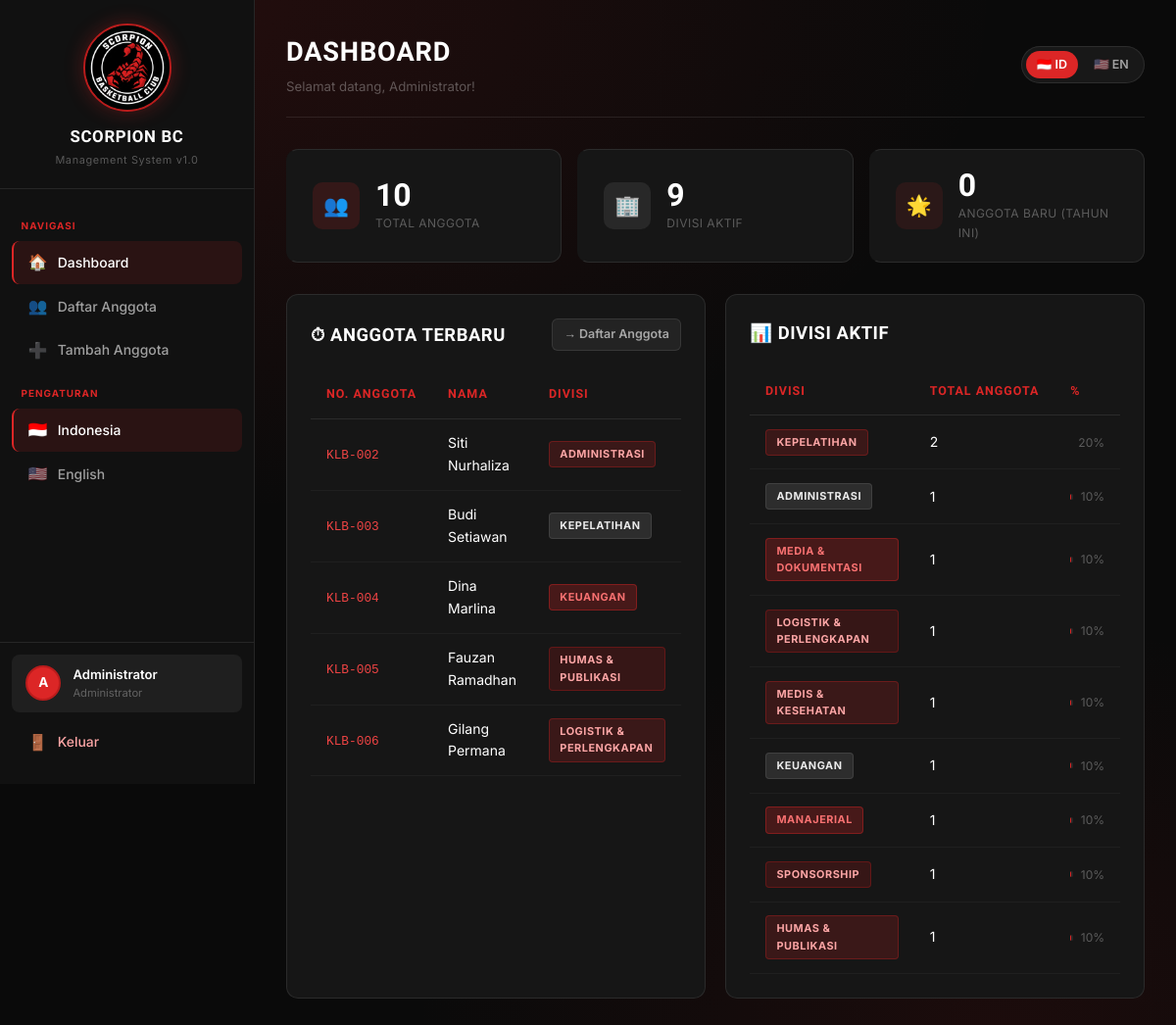
/index.php (signed in), run on the app's committed database.
### tables this page shows
CREATE TABLE IF NOT EXISTS `anggota` (
    `id`              INT UNSIGNED    NOT NULL AUTO_INCREMENT,
    `no_anggota`      VARCHAR(20)     NOT NULL UNIQUE,
    `nama`            VARCHAR(100)    NOT NULL,
    `email`           VARCHAR(150)    NOT NULL,
    `divisi`          VARCHAR(80)     NOT NULL,
    `tahun_bergabung` YEAR            NOT NULL,
    `alamat`          TEXT            NULL,
    `dibuat_pada`     DATETIME        NOT NULL DEFAULT CURRENT_TIMESTAMP,
    PRIMARY KEY (`id`)
);

### config/bahasa.php (called while the page is built, shortened)
<?php
$teks = require __DIR__ . "/../lang/" . $_SESSION["bahasa"] . ".php";
function t(string $kunci): string
{
    global $teks;
    return htmlspecialchars($teks[$kunci] ?? $kunci, ENT_QUOTES, 'UTF-8');
}

### index.php (the view, shortened to what this page needs)
<?php
require_once "config/cek_login.php";
require_once "config/layout.php";
$total   = $pdo->query("SELECT COUNT(*) FROM anggota")->fetchColumn();
$divisi  = $pdo->query("SELECT COUNT(DISTINCT divisi) FROM anggota")->fetchColumn();
$baru    = $pdo->query("SELECT COUNT(*) FROM anggota WHERE tahun_bergabung = YEAR(NOW())")->fetchColumn();
$terbaru = $pdo->query(
    "SELECT no_anggota, nama, divisi, tahun_bergabung
     FROM anggota
     ORDER BY dibuat_pada DESC
     LIMIT 5"
)->fetchAll();
$divisi_list = $pdo->query(
    "SELECT divisi, COUNT(*) as jumlah
     FROM anggota
     GROUP BY divisi
     ORDER BY jumlah DESC"
)->fetchAll();
$badge_colors = ['badge-blue','badge-green','badge-orange','badge-purple'];
?>
<div class="stats-grid">
    <div class="stat-card">
        <div class="stat-icon blue">👥</div>
        <div>
            <div class="stat-val"><?= $total ?></div>
            <div class="stat-lbl"><?= t('total_anggota') ?></div>
        </div>
    </div>
    <div class="stat-card">
        <div class="stat-icon green">🏢</div>
        <div>
            <div class="stat-val"><?= $divisi ?></div>
            <div class="stat-lbl"><?= t('divisi_aktif') ?></div>
        </div>
    </div>
    <div class="stat-card">
        <div class="stat-icon orange">🌟</div>
        <div>
            <div class="stat-val"><?= $baru ?></div>
            <div class="stat-lbl"><?= t('anggota_baru') ?></div>
        </div>
    </div>
</div>
<div style="display:grid;grid-template-columns:1fr 1fr;gap:1.25rem;flex-wrap:wrap">
    <div class="card">
        <div class="card-header">
            <span class="card-title">⏱ <?= t('aktivitas_terakhir') ?></span>
            <a href="/klub/anggota/index.php" class="btn btn-ghost btn-sm">→ <?= t('daftar_anggota') ?></a>
        </div>
        <?php if ($terbaru): ?>
        <div class="table-wrap">
            <table>
                <thead>
                    <tr>
                        <th><?= t('no_anggota') ?></th>
                        <th><?= t('nama') ?></th>
                        <th><?= t('divisi') ?></th>
                    </tr>
                </thead>
                <tbody>
                    <?php foreach ($terbaru as $i => $a): ?>
                    <tr>
                        <td><code style="color:var(--accent-light);font-size:.8rem"><?= htmlspecialchars($a['no_anggota']) ?></code></td>
                        <td><?= htmlspecialchars($a['nama']) ?></td>
                        <td><span class="badge <?= $badge_colors[$i % 4] ?>"><?= htmlspecialchars($a['divisi']) ?></span></td>
                    </tr>
                    <?php endforeach; ?>
                </tbody>
            </table>
        </div>
        <?php else: ?>
        <div class="empty-state"><div class="icon">📭</div><p><?= t('data_kosong') ?></p></div>
        <?php endif; ?>
    </div>
    <div class="card">
        <div class="card-header">
            <span class="card-title">📊 <?= t('divisi_aktif') ?></span>
        </div>
        <?php if ($divisi_list): ?>
        <div class="table-wrap">
            <table>
                <thead>
                    <tr>
                        <th><?= t('divisi') ?></th>
                        <th><?= t('total_anggota') ?></th>
                        <th>%</th>
                    </tr>
                </thead>
                <tbody>
                    <?php foreach ($divisi_list as $i => $d): ?>
                    <tr>
                        <td><span class="badge <?= $badge_colors[$i % 4] ?>"><?= htmlspecialchars($d['divisi']) ?></span></td>
                        <td><?= $d['jumlah'] ?></td>
                        <td>
                            <?php $pct = $total > 0 ? round($d['jumlah'] / $total * 100) : 0; ?>
                            <div style="display:flex;align-items:center;gap:.5rem">
                                <div style="flex:1;height:6px;background:rgba(255,255,255,.08);border-radius:99px;overflow:hidden">
                                </div>
                                <span style="font-size:.75rem;color:var(--txt-muted)"><?= $pct ?>%</span>
                            </div>
                        </td>
                    </tr>
                    <?php endforeach; ?>
                </tbody>
            </table>
        </div>
        <?php else: ?>
        <div class="empty-state"><div class="icon">📭</div><p><?= t('data_kosong') ?></p></div>
        <?php endif; ?>
    </div>
</div>

### assets/css/style.css (style rules this page uses)
*, *::before, *::after { box-sizing: border-box; margin: 0; padding: 0; }
:root { --black: #0a0a0a; --black-mid: #111111; --black-card: #161616; --black-hover: #1e1e1e; --red: #dc2626; --red-light: #ef4444; --red-dark: #b91c1c; --red-glow: rgba(220,38,38,.30); --white: #ffffff; --white-90: rgba(255,255,255,.90); --white-60: rgba(255,255,255,.60); --white-30: rgba(255,255,255,.30); --white-10: rgba(255,255,255,.10); --white-06: rgba(255,255,255,.06); --bg-dark: var(--black); --bg-card: var(--black-card); --bg-card-hov: var(--black-hover); --border: rgba(255,255,255,.09); --border-focus: rgba(220,38,38,.60); --accent: var(--red); --accent-light: var(--red-light); --accent-glow: var(--red-glow); --danger: #ef4444; --success: #22c55e; --txt-primary: var(--white); --txt-sec: var(--white-60); --txt-muted: var(--white-30); --radius: 12px; --radius-sm: 8px; --shadow: 0 8px 40px rgba(0,0,0,.70); --transition: .2s ease; }
html { scroll-behavior: smooth; }
body { font-family: 'Inter', system-ui, sans-serif; background: var(--black); color: var(--txt-primary); min-height: 100vh; line-height: 1.6; }
body::before { content: ''; position: fixed; inset: 0; z-index: -1; background: radial-gradient(ellipse 70% 50% at 15% 0%, rgba(220,38,38,.12), transparent), radial-gradient(ellipse 50% 40% at 85% 100%, rgba(185,28,28,.10), transparent), var(--black); }
.card { background: var(--bg-card); border: 1px solid var(--border); border-radius: var(--radius); padding: 1.5rem; }
.card-header { display: flex; align-items: center; justify-content: space-between; margin-bottom: 1.25rem; flex-wrap: wrap; gap: .75rem; }
.card-title { font-family: 'Barlow Condensed', sans-serif; font-size: 1.15rem; font-weight: 700; letter-spacing: .03em; text-transform: uppercase; }
.stats-grid { display: grid; grid-template-columns: repeat(auto-fit, minmax(180px,1fr)); gap: 1rem; margin-bottom: 2rem; }
.stat-card { background: var(--bg-card); border: 1px solid var(--border); border-radius: var(--radius); padding: 1.25rem 1.5rem; display: flex; align-items: center; gap: 1rem; transition: transform var(--transition), border-color var(--transition); border-left: 3px solid transparent; }
.stat-icon { width: 48px; height: 48px; border-radius: 10px; display: flex; align-items: center; justify-content: center; font-size: 1.3rem; flex-shrink: 0; }
.stat-icon.blue { background: rgba(220,38,38,.15); }
.stat-icon.green { background: rgba(255,255,255,.08); }
.stat-icon.orange { background: rgba(220,38,38,.10); }
.stat-val { font-family: 'Barlow Condensed', sans-serif; font-size: 2rem; font-weight: 800; line-height: 1; }
.stat-lbl { font-size: .75rem; color: var(--txt-muted); margin-top: .2rem; text-transform: uppercase; letter-spacing: .04em; }
.table-wrap { overflow-x: auto; }
table { width: 100%; border-collapse: collapse; font-size: .875rem; }
thead th { padding: .9rem 1rem; text-align: left; font-family: 'Barlow Condensed', sans-serif; font-size: .78rem; font-weight: 700; color: var(--red); text-transform: uppercase; letter-spacing: .08em; border-bottom: 1px solid var(--border); white-space: nowrap; }
tbody tr { border-bottom: 1px solid rgba(255,255,255,.04); transition: background var(--transition); }
tbody td { padding: .85rem 1rem; color: var(--txt-primary); vertical-align: middle; }
.badge { display: inline-block; padding: .25rem .65rem; border-radius: 4px; font-size: .68rem; font-weight: 700; letter-spacing: .05em; text-transform: uppercase; }
.badge-blue { background: rgba(220,38,38,.18); color: #fca5a5; border: 1px solid rgba(220,38,38,.30); }
.badge-green { background: rgba(255,255,255,.10); color: var(--white-90); border: 1px solid var(--border); }
.badge-orange { background: rgba(220,38,38,.25); color: #f87171; border: 1px solid rgba(220,38,38,.40); }
.badge-purple { background: rgba(185,28,28,.20); color: #fca5a5; border: 1px solid rgba(185,28,28,.35); }
.btn { display: inline-flex; align-items: center; gap: .45rem; padding: .55rem 1.1rem; border-radius: var(--radius-sm); font-size: .85rem; font-weight: 600; cursor: pointer; border: none; text-decoration: none; transition: all var(--transition); white-space: nowrap; font-family: inherit; }
.btn-ghost { background: var(--white-06); color: var(--txt-sec); border: 1px solid var(--border); }
.btn-sm { padding: .35rem .7rem; font-size: .78rem; border-radius: 6px; }

### data on the page
anggota: no_anggota "KLB-002", nama "Siti Nurhaliza", divisi "ADMINISTRASI"
anggota: no_anggota "KLB-003", nama "Budi Setiawan", divisi "KEPELATIHAN"
anggota: no_anggota "KLB-004", nama "Dina Marlina", divisi "KEUANGAN"
anggota: no_anggota "KLB-005", nama "Fauzan Ramadhan", divisi "HUMAS & PUBLIKASI"
anggota: no_anggota "KLB-006", nama "Gilang Permana", divisi "LOGISTIK & PERLENGKAPAN"

### other printed values
t('navigasi') "NAVIGASI"
t('dashboard') "Dashboard"
t('daftar_anggota') "Daftar Anggota"
t('tambah_anggota') "Tambah Anggota"
t('pengaturan') "PENGATURAN"
$inisial "A"
$nama "Administrator"
t('logout') "Keluar"
$judul "DASHBOARD"
$subjudul "Selamat datang, Administrator!"
$total "10"
t('total_anggota') "TOTAL ANGGOTA"
$divisi "9"
t('divisi_aktif') "DIVISI AKTIF"
$baru "0"
